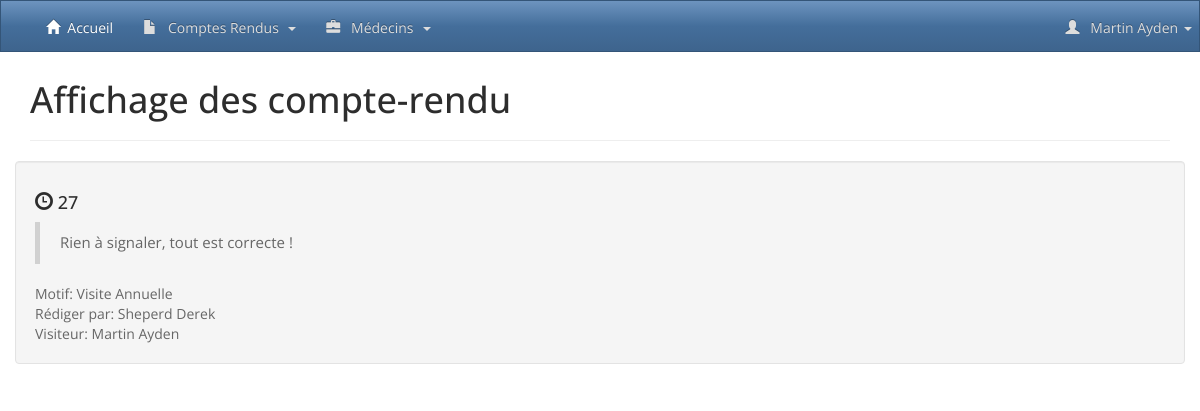
Screenshot of /afficher_compte_rendu.php?id=1 (signed in) with the database file from the repository.
### tables this page shows
CREATE TABLE IF NOT EXISTS `rapport` (
  `ID` int(32) NOT NULL AUTO_INCREMENT,
  `ID_REDIGER` int(32) NOT NULL,
  `ID_CONCERNE` int(32) NOT NULL,
  `DATERAPPORT` int(32) NOT NULL,
  `MOTIF` int(255) DEFAULT NULL,
  `BILAN` varchar(255) DEFAULT NULL,
  PRIMARY KEY (`ID`),
  KEY `FK_RAPPORT_MEDECIN` (`ID_CONCERNE`),
  KEY `FK_RAPPORT_VISITEUR` (`ID_REDIGER`),
  KEY `FK_RAPPORT_MOTIF` (`MOTIF`)
);

CREATE TABLE IF NOT EXISTS `motif` (
  `id` int(11) NOT NULL AUTO_INCREMENT,
  `libelle` varchar(255) DEFAULT NULL,
  PRIMARY KEY (`id`)
);

CREATE TABLE IF NOT EXISTS `medecin` (
  `ID` int(11) NOT NULL AUTO_INCREMENT,
  `ID_POSSEDE` int(11) NOT NULL,
  `NOM` varchar(255) DEFAULT NULL,
  `PRENOM` varchar(255) DEFAULT NULL,
  `ADRESSE` varchar(255) DEFAULT NULL,
  `VILLE_MEDECIN` varchar(255) NOT NULL,
  `CP_MEDECIN` int(5) NOT NULL,
  `TEL` varchar(32) DEFAULT NULL,
  `DEPARTEMENT` int(2) DEFAULT NULL,
  PRIMARY KEY (`ID`),
  KEY `FK_MEDECIN_SPECIALITE` (`ID_POSSEDE`)
);

CREATE TABLE IF NOT EXISTS `visiteur` (
  `ID` int(32) NOT NULL AUTO_INCREMENT,
  `NOM` varchar(255) DEFAULT NULL,
  `PRENOM` varchar(255) DEFAULT NULL,
  `LOGIN` varchar(255) NOT NULL,
  `PASSWORD` varchar(255) NOT NULL,
  `ADRESSE` varchar(255) DEFAULT NULL,
  `VILLE` varchar(255) DEFAULT NULL,
  `CP` int(11) NOT NULL,
  `MAIL` varchar(255) NOT NULL,
  `DATEEMBAUCHE` varchar(32) DEFAULT NULL,
  PRIMARY KEY (`ID`)
);

### afficher_compte_rendu.php (the view, shortened to what this page needs)
<?php
  include("lib/function.php");
if (isset($_GET['page']) && is_numeric($_GET['page'])){
      $page = $_GET['page'];
      $nbParPage = 2;
      $limit = ($page-1) * $nbParPage;
      $query =
      "SELECT r.DATERAPPORT, r.BILAN, mo.libelle as motif, m.NOM as nomRedige, v.NOM as nomVisite, m.PRENOM as prenomRedige, v.PRENOM as prenomVisite
        FROM rapport r
        INNER JOIN medecin m ON m.ID = r.ID_REDIGER
        INNER JOIN visiteur v ON v.ID = r.ID_CONCERNE
        INNER JOIN motif mo ON mo.ID = r.MOTIF
        ORDER BY r.ID LIMIT $limit, $nbParPage";
      $result = $bdd->query($query);
      $rapport = $result->fetchAll();
      if($result->rowCount()<1){
        setFlash("info","Il n'y a plus de compte-rendu ensuite, vous avez été redirigé en première page.");
        header('Location: '.WEBROOT.'afficher_compte_rendu.php?page=1');
        die();
      }
}
elseif (isset($_GET['id']) && is_numeric($_GET['id'])) {
      $IdRapport = $bdd->quote($_GET['id']);
      $query =
      "SELECT r.ID, r.DATERAPPORT, r.BILAN, mo.libelle as motif, m.NOM as nomRedige, v.NOM as nomVisite, m.PRENOM as prenomRedige, v.PRENOM as prenomVisite FROM rapport r
        INNER JOIN medecin m ON m.ID = r.ID_REDIGER
        INNER JOIN visiteur v ON v.ID = r.ID_CONCERNE
        INNER JOIN motif mo ON mo.ID = r.MOTIF
         WHERE r.ID=".$IdRapport;
      $result=$bdd->query($query);
      $rapport = $result->fetchAll();
}
else{
      setFlash("danger","L'id saisi est incorrect");
       header('Location: '.WEBROOT);
       die();
}
  include("partials/header.php");
  include("partials/navbar.php");
?>
<div class="container">
  <h1>Affichage des compte-rendu</h1>
  <hr>
  <div class="row">
      <?php foreach($rapport as $CompteRendu):?>
          <div class="well">
            <h4><span class="glyphicon glyphicon-time"></span> <?= $CompteRendu['DATERAPPORT'];?></h4>
            <blockquote style="font-size:15px;"><?= $CompteRendu['BILAN'];?></blockquote style="text:10px;">
            <div>Motif: <?= $CompteRendu['motif'];?></div>
            <div>Rédiger par: <?= $CompteRendu['nomRedige'].' '.$CompteRendu['prenomRedige'];?></div>
            <div>Visiteur: <?= $CompteRendu['nomVisite'].' '.$CompteRendu['prenomVisite'];?></div>
          </div>
      <?php endforeach; ?>
  </div>
</div>
<?php include("partials/footer.php");?>

### rows the page displays
rapport: DATERAPPORT "27", BILAN "Rien à signaler, tout est correcte !", MOTIF.libelle "Visite Annuelle", ID_CONCERNE.NOM "Sheperd", ID_CONCERNE.PRENOM "Derek", ID_REDIGER.NOM "Martin", ID_REDIGER.PRENOM "Ayden"

### other values shown
$_SESSION["nom"] "Martin"
$_SESSION["prenom"] "Ayden"
